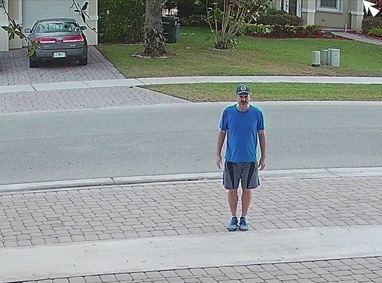
#> input picture nesnealgılama/goruntu.jpg, 382 x 283 px
$ python nesne_algila.py
#> lines starting #> are read from the running program, lines starting #| are printed output that depends on the picture; after the words box and inside, x2 and y2 are one past the last pixel; in counts of white or black regions, pixels touching at a corner belong together
import cv2

# İnsan vücudunu ve arabayı algılayan Sınıflandırıcıları ayrı ayrı değişkenlere tanımlıyorum
insan_algilama = cv2.CascadeClassifier('haarcascade_fullbody.xml')
arac_algilama = cv2.CascadeClassifier('haarcascade_car.xml')

# Resmi yükleyip resim değişkenine tanımlıyorum
resim = cv2.imread('goruntu.jpg')
#> resim is the input picture: shape (283, 382, 3); mean B, G, R 151, 152.7, 146.3
# resmi grileştiriyorum gri_resim değişkenine tanımlıyorum
gri_resim = cv2.cvtColor(resim, cv2.COLOR_BGR2GRAY)
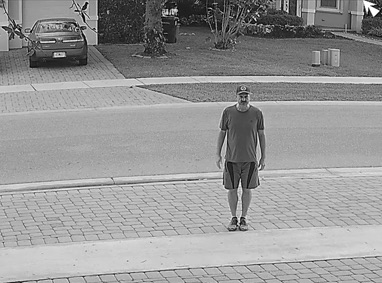
#> gri_resim: shape (283, 382); min 0, max 255, mean 150.6

# detectMultiScale insan vücudunu algılamaya yarar.
# aldığı parametrelerden gri_resim yüklenen gri formattaki resimfir.
# scaleFactor, resmi yeniden ölçeklendirir. 1.1 değeri resmi 1/10 oranında küçültür.
# minNeighbors, dikdörtgen içerisinde alınacak resim için kaç tane komşu sayısı gerektiğini ifade eder
# Ben burada komşu sayısını 3 seçtim.
insan = insan_algilama.detectMultiScale(gri_resim, scaleFactor=1.1, minNeighbors=3)
#> insan = [[196, 71, 82, 164]]

# Algılanan resmin kutu şeklinde çerveye alınmasını sağlar.
# (0,255,0) değeri çerçevenin rengini yeşil yapar.
for (x,y,w,h) in insan:
    resim = cv2.rectangle(resim, (x, y), (x + w, y + h), (0, 255, 0), 2)
#> this loop made 1 pass
#> pass 1, `resim = cv2.rectangle(resim, (x, y), (x + w, y + h), (0, 255, 0), 2)`:
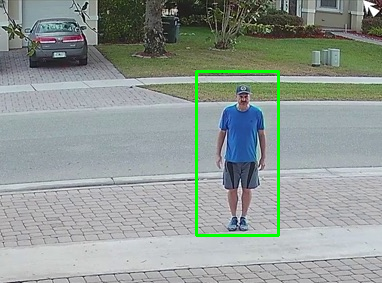
#> resim: shape (283, 382, 3); 1.36% of pixels changed, all inside (x1, y1, x2, y2) = (195, 70, 280, 237)

# Çerçeve içerisine alınan resmi etiketlendirir. Burada kutunun yanında "insan" yazacaktır.
# (0,255,0) değeri çerçevenin etiket rengini yeşil yapar.
cv2.putText(resim, 'insan', (x, y - 7), cv2.FONT_HERSHEY_SIMPLEX, 0.6, (0, 255, 0), 1)
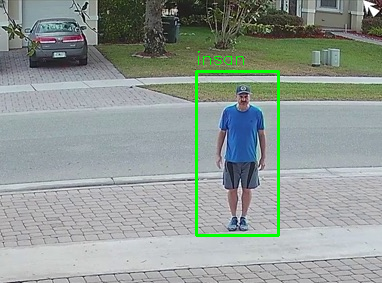
#> resim: shape (283, 382, 3); 0.1% of pixels changed, all inside (x1, y1, x2, y2) = (198, 51, 244, 65)

# detectMultiScale insan vücudunu algılamaya yarar.
# aldığı parametrelerden gri_resim yüklenen gri formattaki resimfir.
# scaleFactor, resmi yeniden ölçeklendirir. 1.1 değeri resmi 1/10 oranında küçültür.
# minNeighbors, dikdörtgen içerisinde alınacak resim için kaç tane komşu sayısı gerektiğini ifade eder
# Ben burada komşu sayısını 1 seçtim.
araba = arac_algilama.detectMultiScale(gri_resim, scaleFactor=1.1, minNeighbors=1)
#> araba = [[13, 6, 88, 88]]

# Algılanan resmin kutu şkelinde çerveye alınmasını sağlar.
# (255,0,0) değeri çerçevenin rengini mavi yapar.
for (x,y,w,h) in araba:
    resim = cv2.rectangle(resim, (x, y), (x + w, y + h), (255, 0, 0), 2)
#> this loop made 1 pass
#> pass 1, `resim = cv2.rectangle(resim, (x, y), (x + w, y + h), (255, 0, 0), 2)`:
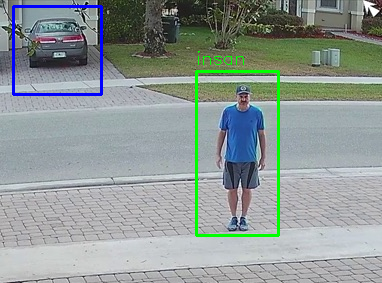
#> resim: shape (283, 382, 3); 0.97% of pixels changed, all inside (x1, y1, x2, y2) = (12, 5, 103, 96)

# Çerçeve içerisine alınan resmi etiketlendirir. Burada kutunun yanında "arac" yazacaktır.
# (255,0,0) değeri çerçevenin etiket rengini mavi yapar.
cv2.putText(resim, 'arac', (x, y + h + 18), cv2.FONT_HERSHEY_SIMPLEX, 0.6, (255, 0, 0), 1)
#> resim: shape (283, 382, 3); 0.08% of pixels changed, all inside (x1, y1, x2, y2) = (15, 104, 54, 113)

# nesneleri tespit edilip kutu içerisine alınmış resmi gösterir.
cv2.imshow('Algilanan Nesneler', resim)

# Herhangi bir tuşa basılıncaya kadar program sonlanmaz ve
# görüntülenen resim ekranda görünmeye devam eder.
cv2.waitKey(0)

# Uygulamaya ait peneceyi kapatır.
cv2.destroyAllWindows()
